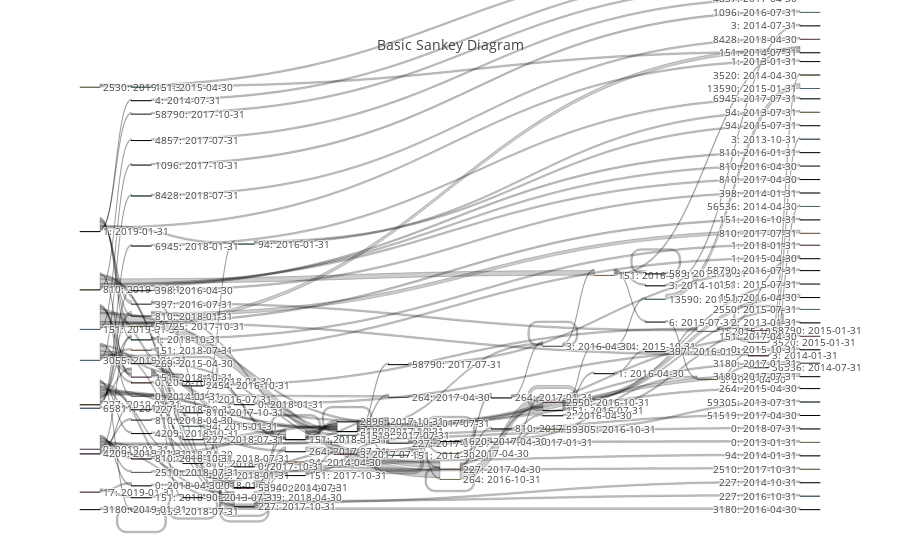

Notebook cell for this chart:
### Code cell
data = dict(
    type='sankey',
    node = dict(
      pad = 15,
      thickness = 20,
      line = dict(
        color = "black",
        width = 0.5
      ),
      label = list(xx['name']),
      #color = ["blue", "red", "green", "pink", "blue", "blue"]
    ),
    link = dict(
      source = list(df4['c_s']),
      target = list(df4['c_t']),
      value = list(df4['value'])
  ))

layout =  dict(
    title = "Basic Sankey Diagram",
    font = dict(
      size = 10
    )
)

fig = dict(data=[data], layout=layout)
py.iplot(fig, validate=False)

### Figure 1 — Plotly figure (JSON) as saved in the notebook; plotly's stock layout.template omitted (floating-point values rounded to 4 significant figures; data arrays with more than 128 entries replaced by an {"elided": "..."} marker saying what was removed)
{"data": [{"link": {"source": {"elided": "208 int values"}, "target": {"elided": "208 int values"}, "value": {"elided": "208 int values"}}, "node": {"label": {"elided": "139 str values"}, "line": {"color": "black", "width": 0.5}, "pad": 15, "thickness": 20}, "type": "sankey"}], "layout": {"font": {"size": 10}, "title": "Basic Sankey Diagram"}}
